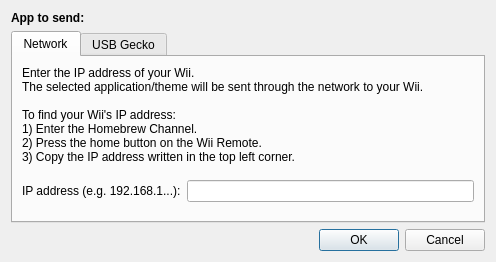
<?xml version="1.0" encoding="UTF-8"?>
<ui version="4.0">
 <class>Dialog</class>
 <widget class="QDialog" name="Dialog">
  <property name="geometry">
   <rect>
    <x>0</x>
    <y>0</y>
    <width>484</width>
    <height>262</height>
   </rect>
  </property>
  <property name="windowTitle">
   <string>Wii</string>
  </property>
  <layout class="QVBoxLayout" name="verticalLayout">
   <item>
    <widget class="QLabel" name="AppToSendLabel">
     <property name="text">
      <string>&lt;html&gt;&lt;head/&gt;&lt;body&gt;&lt;p&gt;&lt;span style=&quot; font-weight:700;&quot;&gt;App to send:&lt;/span&gt;&lt;/p&gt;&lt;/body&gt;&lt;/html&gt;</string>
     </property>
    </widget>
   </item>
   <item>
    <layout class="QVBoxLayout" name="verticalLayout_2">
     <item>
      <widget class="QTabWidget" name="Tab">
       <property name="focusPolicy">
        <enum>Qt::ClickFocus</enum>
       </property>
       <property name="currentIndex">
        <number>0</number>
       </property>
       <widget class="QWidget" name="tab">
        <attribute name="title">
         <string>Network</string>
        </attribute>
        <layout class="QVBoxLayout" name="verticalLayout_3">
         <item>
          <widget class="QLabel" name="IPDes">
           <property name="text">
            <string>&lt;html&gt;&lt;head/&gt;&lt;body&gt;&lt;p&gt;Enter the IP address of your Wii.&lt;br/&gt;The selected application/theme will be sent through the network to your Wii.&lt;br/&gt;&lt;br/&gt;To find your Wii's IP address:&lt;br/&gt;1) Enter the Homebrew Channel.&lt;br/&gt;2) Press the home button on the Wii Remote.&lt;br/&gt;3) Copy the IP address written in the top left corner.&lt;/p&gt;&lt;/body&gt;&lt;/html&gt;</string>
           </property>
          </widget>
         </item>
         <item>
          <widget class="QFrame" name="frame">
           <layout class="QHBoxLayout" name="horizontalLayout">
            <property name="leftMargin">
             <number>0</number>
            </property>
            <property name="topMargin">
             <number>0</number>
            </property>
            <property name="rightMargin">
             <number>0</number>
            </property>
            <property name="bottomMargin">
             <number>0</number>
            </property>
            <item>
             <widget class="QLabel" name="label_2">
              <property name="text">
               <string>IP address (e.g. 192.168.1...):</string>
              </property>
             </widget>
            </item>
            <item>
             <widget class="QLineEdit" name="IPBox"/>
            </item>
           </layout>
          </widget>
         </item>
        </layout>
       </widget>
       <widget class="QWidget" name="tab_2">
        <attribute name="title">
         <string>USB Gecko</string>
        </attribute>
        <layout class="QVBoxLayout" name="verticalLayout_4">
         <item>
          <widget class="QLabel" name="USBDes">
           <property name="text">
            <string>&lt;html&gt;&lt;head/&gt;&lt;body&gt;&lt;p&gt;Select the serial port for the USB Gecko adapter.&lt;br/&gt;The selected application/theme will be sent through the USB Gecko to your Wii.&lt;br/&gt;&lt;br/&gt;Make sure the USB Gecko device is attached to Slot B.&lt;br/&gt;It may appear as /dev/cu.usbserial-GECKUSB0 or COM# depending on your system.&lt;br/&gt;&lt;br/&gt;&lt;span style=&quot; font-weight:700;&quot;&gt;If the selection below is not blank, your USB Gecko is the selected device.&lt;/span&gt;&lt;/p&gt;&lt;/body&gt;&lt;/html&gt;</string>
           </property>
          </widget>
         </item>
         <item>
          <widget class="QFrame" name="frame_2">
           <layout class="QHBoxLayout" name="horizontalLayout_2">
            <property name="leftMargin">
             <number>0</number>
            </property>
            <property name="topMargin">
             <number>0</number>
            </property>
            <property name="rightMargin">
             <number>0</number>
            </property>
            <property name="bottomMargin">
             <number>0</number>
            </property>
            <item>
             <widget class="QLabel" name="label_4">
              <property name="text">
               <string>Device port:</string>
              </property>
             </widget>
            </item>
            <item>
             <widget class="QComboBox" name="PortBox">
              <property name="sizePolicy">
               <sizepolicy hsizetype="Expanding" vsizetype="Fixed">
                <horstretch>0</horstretch>
                <verstretch>0</verstretch>
               </sizepolicy>
              </property>
             </widget>
            </item>
            <item>
             <widget class="QPushButton" name="RefreshBTN">
              <property name="text">
               <string>Refresh</string>
              </property>
             </widget>
            </item>
           </layout>
          </widget>
         </item>
        </layout>
       </widget>
      </widget>
     </item>
    </layout>
   </item>
   <item>
    <widget class="QDialogButtonBox" name="buttonBox">
     <property name="standardButtons">
      <set>QDialogButtonBox::Cancel|QDialogButtonBox::Ok</set>
     </property>
    </widget>
   </item>
  </layout>
 </widget>
 <resources/>
 <connections>
  <connection>
   <sender>buttonBox</sender>
   <signal>accepted()</signal>
   <receiver>Dialog</receiver>
   <slot>accept()</slot>
   <hints>
    <hint type="sourcelabel">
     <x>248</x>
     <y>254</y>
    </hint>
    <hint type="destinationlabel">
     <x>157</x>
     <y>274</y>
    </hint>
   </hints>
  </connection>
  <connection>
   <sender>buttonBox</sender>
   <signal>rejected()</signal>
   <receiver>Dialog</receiver>
   <slot>reject()</slot>
   <hints>
    <hint type="sourcelabel">
     <x>316</x>
     <y>260</y>
    </hint>
    <hint type="destinationlabel">
     <x>286</x>
     <y>274</y>
    </hint>
   </hints>
  </connection>
  <connection>
   <sender>RefreshBTN</sender>
   <signal>clicked()</signal>
   <receiver>Dialog</receiver>
   <slot>update()</slot>
   <hints>
    <hint type="sourcelabel">
     <x>461</x>
     <y>338</y>
    </hint>
    <hint type="destinationlabel">
     <x>280</x>
     <y>213</y>
    </hint>
   </hints>
  </connection>
 </connections>
</ui>
